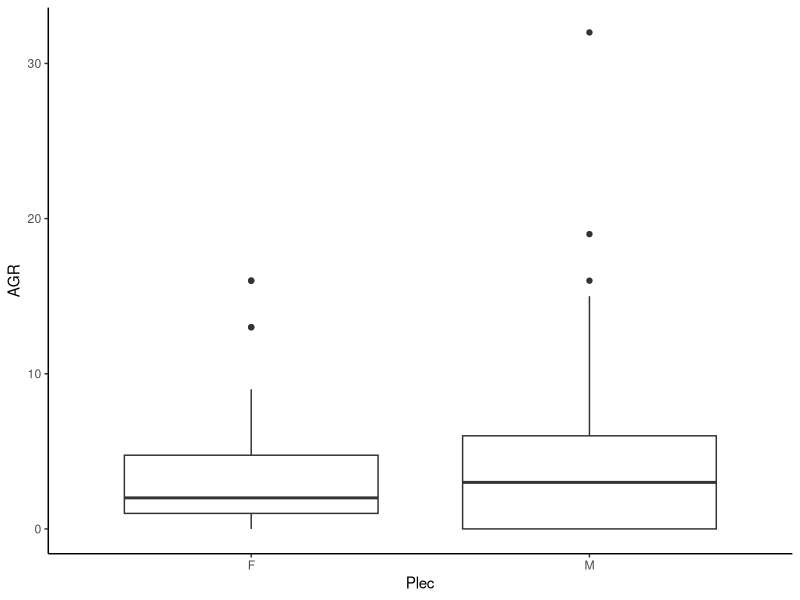
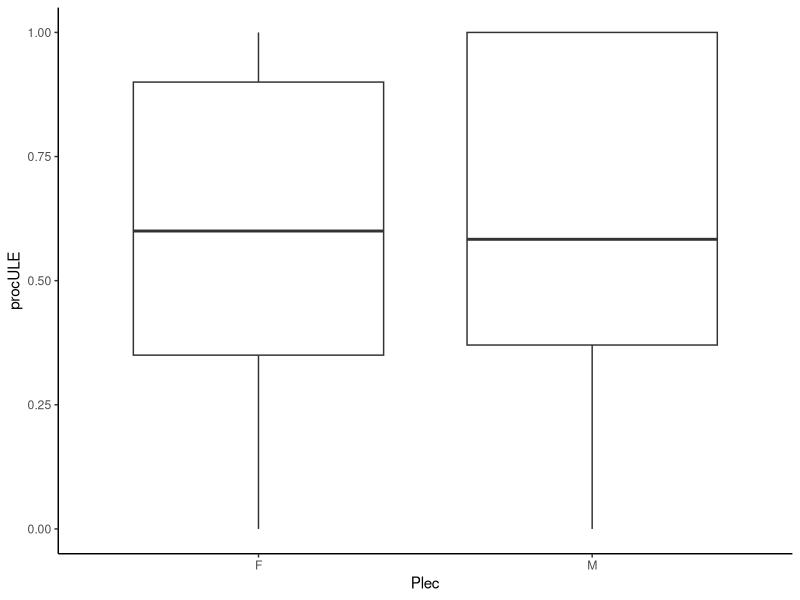
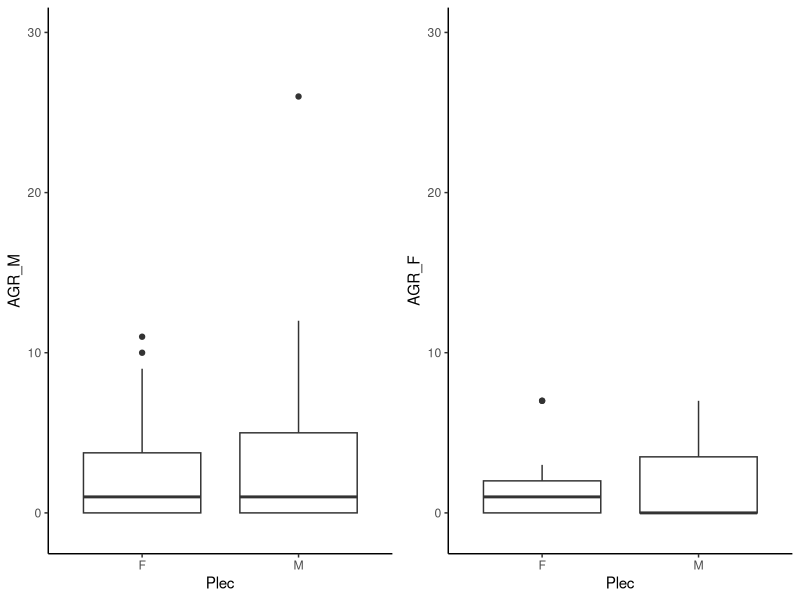
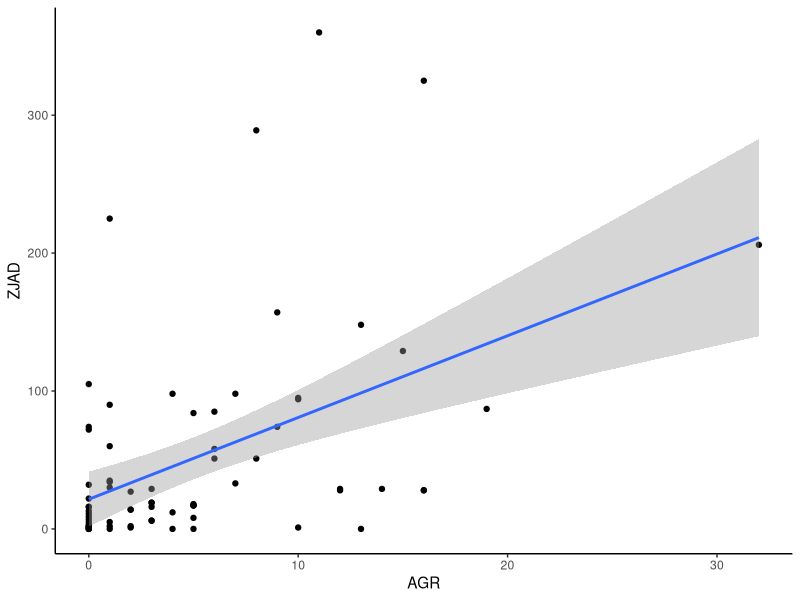
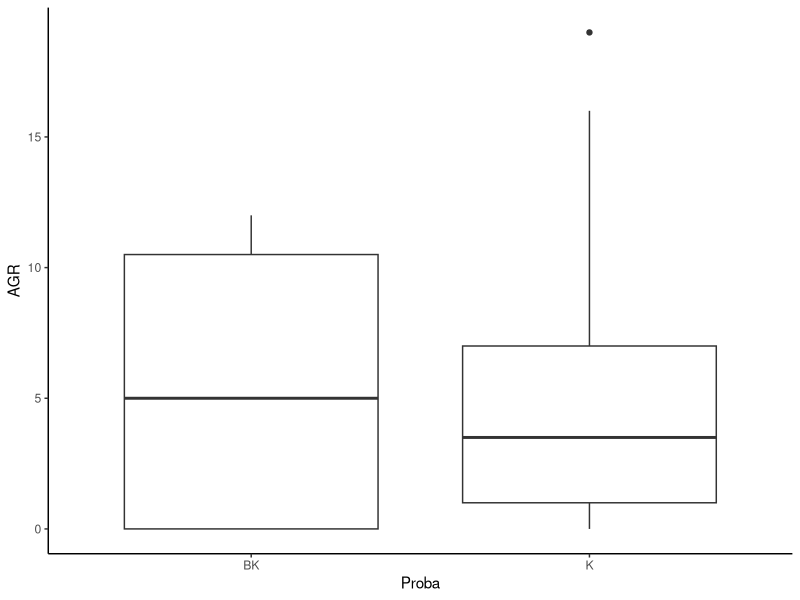
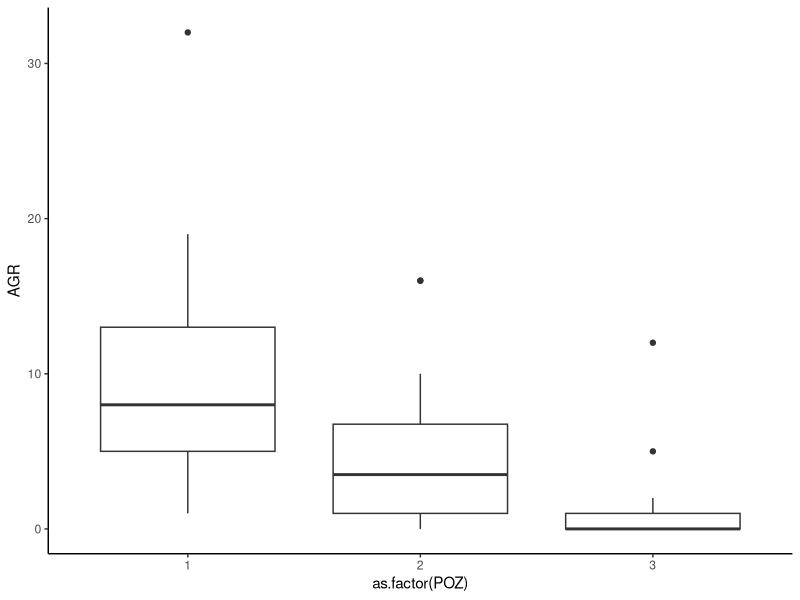

These charts were generated, in order, by the following R code:
# 
# install.packages('tidyverse')
# install.packages('readxl')
# install.packages('gridExtra')

library(tidyverse)
library(readxl)
library(gridExtra)

# wczytaj plik
hier <- read_excel('Hier_MainDB.xlsx')


#sumowanie agresji

hier <- hier %>% mutate(AGR = AGR_F + AGR_M)

# obliczanie % zachowan uleglych


hier <- hier %>% mutate(ULE = ULE_F + ULE_M) %>% 
  mutate(ALL = ULE+AGR) %>% 
  mutate(procULE = ULE/ALL)


# obliczanie przecietnej pozycji (na podstawie mediany)

hier <- hier %>% mutate(POZ = apply(select(., POZ1, POZ2, POZ3, POZ4, POZ5),
                   1, median, na.rm = TRUE))

hier$POZ <-  as.integer(hier$POZ) # zmiana na liczby calkowite


# Porownanie plci pod wzgledem liczby zachowan agresywnych

hier %>% 
  filter(!is.na(Plec)) %>% # odfiltrowanie obserwacji bez plci
  ggplot(aes(x = Plec, y = AGR)) +
  geom_boxplot() +
  theme_classic()



# Porownanie plci pod wzgledem procentu zachowan uleglych


hier %>% 
  filter(!is.na(Plec)) %>% # odfiltrowanie obserwacji bez plci
  ggplot(aes(x = Plec, y = procULE)) +
  geom_boxplot() +
  theme_classic()


# to samo, z uwzglednieniem plci odbiorcy


f1 <- hier %>% 
  filter(!is.na(Plec)) %>% # odfiltrowanie obserwacji bez plci
  ggplot(aes(x = Plec, y = AGR_M)) +
  geom_boxplot() +
  ylim(-1, 30) +
  theme_classic()

f2 <- hier %>% 
  filter(!is.na(Plec)) %>% # odfiltrowanie obserwacji bez plci
  ggplot(aes(x = Plec, y = AGR_F)) +
  geom_boxplot() +
  ylim(-1, 30) +
  theme_classic()

grid.arrange(f1, f2, ncol = 2)


# podsumowanie statystyk opisowych

podsum1 <- hier %>% 
  filter(!is.na(Plec)) %>% 
  group_by(Plec) %>% 
  summarise(mediana.AGR = median(AGR, na.rm = T),
            roz.kwar.AGR = IQR(AGR, na.rm = T),
            mediana.AGR_M = median(AGR_M, na.rm = T),
            roz.kwar.AGR_M = IQR(AGR_M, na.rm = T),
            mediana.AGR_F = median(AGR_F, na.rm = T),
            roz.kwar.AGR_F = IQR(AGR_F, na.rm = T),
            mediana.procULE = median(procULE, na.rm = T),
            roz.kwar.procULE = IQR(procULE, na.rm = T))


View(podsum1)


# test Wilcoxona

wilcox.test(data=hier, AGR ~ Plec)
wilcox.test(data=hier, AGR_M ~ Plec)
wilcox.test(data=hier, AGR_F ~ Plec)
wilcox.test(data=hier, procULE ~ Plec)



# agresja a jedzenie

hier %>% 
  ggplot(aes(y = ZJAD, x = AGR)) +
  geom_point() +
  geom_smooth(method = 'lm') +
  theme_classic()


cor.test(hier$ZJAD, hier$AGR, method = 'spearman')



hier %>% 
  filter(!is.na(Proba)) %>% 
  ggplot(aes(y = AGR, x = Proba)) +
  geom_boxplot() +
  theme_classic()



# Pozycja a agresja


hier %>% 
  filter(!is.na(POZ)) %>% 
  ggplot(aes(x = as.factor(POZ), y = AGR)) +
  geom_boxplot() +
  theme_classic()


kruskal.test(data = hier, AGR~as.factor(POZ))

